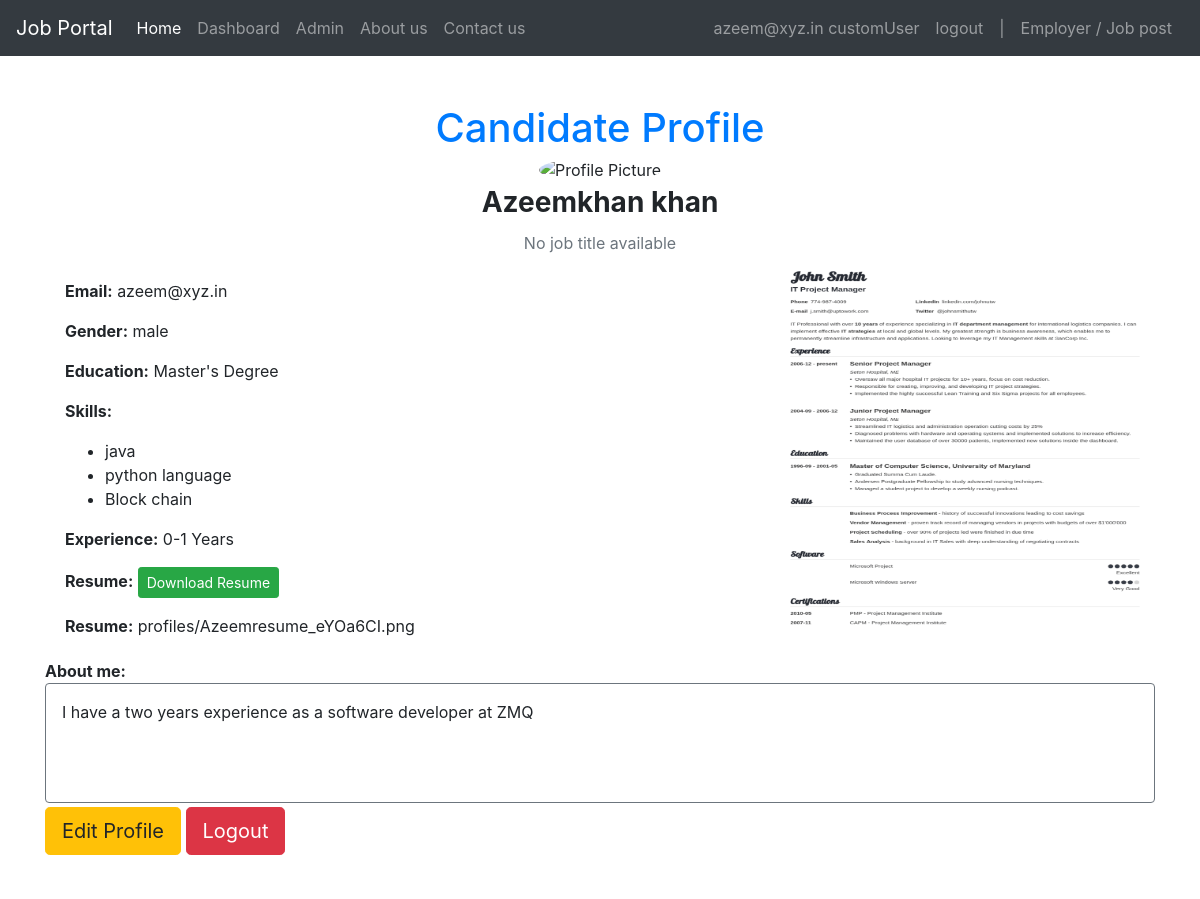
The page /Account/candidate_profile/ (signed in) on the database its author committed.
### users/models.py (models this page shows)
class CustomUser(AbstractBaseUser,PermissionsMixin):
    username=None  #Removed the username field*/
    email = models.EmailField(_("email address"), unique=True)
    first_name = models.CharField(max_length=100)
    last_name = models.CharField(max_length=100)
    is_staff = models.BooleanField(default=False)
    is_active = models.BooleanField(default=True)
    date_joined = models.DateTimeField(_("join date"), default=timezone.now)
    USER_TYPE_CHOICES = (
        ('candidate', 'Candidate'),
        ('recruiter', 'Recruiter'),
    )
    user_type = models.CharField(max_length=10,choices=USER_TYPE_CHOICES)
    USERNAME_FIELD="email"
    REQUIRED_FIELDS=[]
    objects=CustomUserManager()
    def __str__(self):
        return  f'{self.email} customUser'

### Account/models.py (models this page shows, shortened)
class CandidateProfile(models.Model):
    USER_TYPE_CHOICES=CustomUser.USER_TYPE_CHOICES
    user = models.OneToOneField(CustomUser, on_delete=models.CASCADE)
    first_name=models.CharField(_("First Name"),blank=True,null=True, max_length=50)
    last_name=models.CharField(_("Last Name"),blank=True,null=True, max_length=50)
    education= models.CharField(_("Add your education criteria"), max_length=50,choices=EDUCATION_CHOICES,default='masters')
    experience=models.CharField(_("Your work wxperience level"), max_length=50,choices=EXPERIENCE_CHOICES, default='0-1')
    skills = models.ManyToManyField("JobApp.Skill", related_name='candidate_skill',blank=True)
    has_resume=models.BooleanField(_("Do you have resume"),default=True,max_length=5)
    resume=models.ImageField(_("Upload your resume here"), upload_to='profiles/', max_length=100,blank=True)
    gender=models.CharField(_("Select your gender "), max_length=50,choices=gender_chioce,default="")
    bio=models.TextField(_("Write your bio here!"),blank=True)

### JobApp/models.py (models this page shows, shortened)
class Skill(models.Model):
    skill_name=models.CharField(_("skill"), max_length=200)

### Account/views.py (the view)
# urls.py: path('candidate_profile/',views.candidate_profile_view,name='candidate_profile'),
def candidate_profile_view(request):
    if not request.user.is_authenticated:
        return HttpResponse('You need to logged in first to view the profile')
    try:
        profiles=CandidateProfile.objects.get(user=request.user)
    except CandidateProfile.DoesNotExist:
        return HttpResponse('Candidate Does`t have the profile')
    print('UserType',request.user.user_type)
    return render(request,'account/candidate_profile.html',locals())

### templates/account/candidate_profile.html (shortened to what this page needs)
{% extends "base.html" %}
{% load static %}
{% block content %}
{% include "candidate_navbar.html" %}
<div class="container my-5">
    <h1 class="text-center text-primary mb-1">Candidate Profile</h1>
    {% if profiles %}
    <div class="card shadow-lg border-0">
        <div class="d-flex flex-column align-items-center mb-1">
            <div class="profile-img mb-1">
                {% if profiles.profile_picture %}
                <img src="{{ profiles.profile_picture.url }}" class="rounded-circle" alt="Profile Picture" style="width: 150px; height: 150px; object-fit: cover;">
                {% else %}
                <img src="{% static 'images/default-profile.png' %}" class="rounded-circle" alt="Profile Picture" style="width: 150px; height: 150px; object-fit: cover;">
                {% endif %}
            </div>
            <h3 class="card-title text-center font-weight-bold">{{ profiles.first_name }} {{ profiles.last_name }}</h3>
            <p class="card-text text-center text-muted">{{ profiles.job_title|default:"No job title available" }}</p>
        </div>
        <div class="d-flex justify-conter-between">
            <div class="card-body">
                <div class="mb-3">
                    <p class="card-text"><strong>Email:</strong> <span>{{ profiles.user.email }}</span></p>
                    <p class="card-text"><strong>Gender:</strong> <span>{{ profiles.get_gender_display }}</span></p>
                    <p class="card-text"><strong>Education:</strong> <span>{{ profiles.get_education_display }}</span></p>
                    <p class="card-text"><strong>Skills:</strong> <span>
                        <ul>
                            {% for skill in profiles.skills.all %}
                                <li>{{ skill.skill_name }}</li>
                            {% empty %}
                                <li>No skills added.</li>
                            {% endfor %}
                        </ul>
                    </span></p>
                    <p class="card-text"><strong>Experience:</strong> <span>{{ profiles.get_experience_display }}</span></p>
                </div>
                <div class="mb-3">
                    {% if profiles.has_resume %}
                        <p class="card-text"><strong>Resume:</strong> <a href="" class="btn btn-success btn-sm" download>Download Resume</a></p>
                    {% else %}
                        <p class="card-text">No resume uploaded.</p>s
                    {% endif %}
                </div>
                <p class="card-text"><strong>Resume:</strong> <span>{{ profiles.resume }}</span></p>
            </div>
            <div>
                {% if profiles.resume %}
                <img src="{% static '/images/Azeemresume.png' %}" alt="Profile Image" class="img-responsive" style="height: 400px;width: 380px;">
            {% else %}
                <p>No profile image uploaded.</p>
            {% endif %}
            </div>
        </div>
        <div class="mb-1">
            <strong>About me:</strong>
            <p class="card-text border border-secondary rounded p-3" style="min-height: 120px; max-width: 1111px; word-wrap: break-word;">
                {{ profiles.bio|default:"No bio available." }}
            </p>
        </div>
        <div class="">
            <a href="{% url 'Account:update_candidate_profile' %}" class="btn btn-warning btn-lg mb-3">Edit Profile</a>
            <a href="{% url 'Account:signout' %}" class="btn btn-danger btn-lg mb-3">Logout</a>
        </div>
    </div>
    {% endif %}
</div>
{% endblock %}

### templates/candidate_navbar.html (shortened to what this page needs)
<nav class="navbar navbar-expand-lg navbar-dark bg-dark fixed-top">
    <a class="navbar-brand" href="#">Job Portal</a>
    <div class="collapse navbar-collapse" id="navbarSupportedContent">
      <ul class="navbar-nav mr-auto">
        <li class="nav-item active">
          <a class="nav-link" href="{% url 'JobApp:job_view' %}">Home <span class="sr-only">(current)</span></a>
        </li>
        <li class="nav-item">
          <a class="nav-link" href="{% url 'JobApp:dashboard_view' %}">Dashboard</a>
        </li>
        <li class="nav-item">
          <a class="nav-link" href="/admin/">Admin</a>
        </li>
        <li class="nav-item">
          <a class="nav-link" href="{% url 'JobApp:about_us' %}">About us</a>
        </li>
        <li class="nav-item">
          <a class="nav-link" href="{% url 'JobApp:contact_us' %}">Contact us</a>
        </li>
      </ul>
      <ul class="nav navbar-nav navbar-right mr-1">
        {% if user.is_authenticated %}
        <li class="nav-item d-flex justify-content-center">
          <a href="{% url 'Account:candidate_profile' %}" class="nav-link"> {{ request.user }}</a> <a href="{% url 'Account:signout' %}" class="nav-link"> logout</a>
        </li>
        {% endif %}
        <li class=" nav-item "><a href="" class="nav-link"> |</a></li>
        <li class="nav-item">
          <a href="{% url 'JobApp:recruiter_job_view' %}" class="nav-link">Employer / Job post</a>
        </li>
      </ul>
    </div>
  </nav>

### templates/candidate_navbar.html (style rules this page uses)
.navbar.fixed-top { position: fixed; top: 0; left: 0; z-index: 1000; }
body { padding-top: 56px; }

### rows shown on the page
CustomUser: user "azeem@xyz.in customUser"
CandidateProfile: first_name "Azeemkhan", last_name "khan", user.email "azeem@xyz.in", gender "male", education "Master's Degree", experience "0-1 Years", resume "profiles/Azeemresume_eYOa6CI.png", bio "I have a two years experience as a software developer at ZMQ"
Skill: skill_name "java"
Skill: skill_name "python language"
Skill: skill_name "Block chain"

### other values the page prints
{{ profiles.job_title|default:"No job title available" }} "No job title available"
